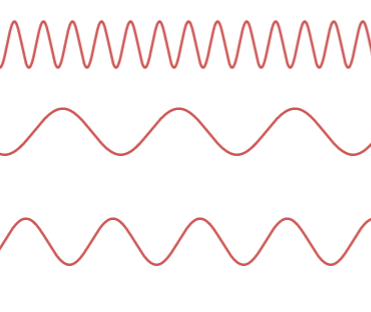
#> input picture Contours/`data/img2.png, 371 x 312 px, found by its file name
$ jupyter execute Q2.ipynb
#> lines starting #> are read from the running program, lines starting #| are printed output that depends on the picture; after the words box and inside, x2 and y2 are one past the last pixel; in counts of white or black regions, pixels touching at a corner belong together
References:

https://drive.google.com/file/d/1STKK4w3wAbHNCkI9idvV5KgFfV6mcH0u/view

https://drive.google.com/file/d/1TDY6d2VvJ2A44Rke35BR3Wh1kx1GbKVj/view

https://learnopencv.com/contour-detection-using-opencv-python-c/

Importing our required libraries

[cell 1]
import cv2
import numpy as np
import matplotlib.pyplot as plt

Reading our images and converting to grayscale

[cell 2]
path = 'C:\Danyal\Work\FAST\Semester 5\Digital Image Processing\i192014_DanyalFaheem_19_A3\`data\img2.png'
img = cv2.imread(path)
#> img is the input picture: shape (312, 371, 3); mean B, G, R 246.4, 246.6, 252.5

[cell 3]
#Reading our image
img = cv2.imread(path)
#Thresholding our image to get a binary image
gray =  cv2.cvtColor(img,cv2.COLOR_BGR2GRAY)
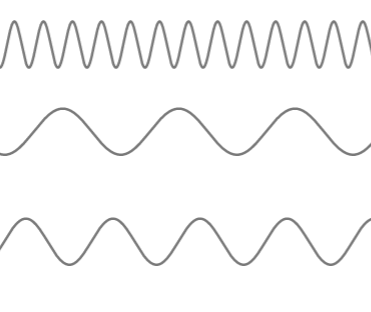
#> gray: shape (312, 371); min 121, max 255, mean 248.3
thresh, out = cv2.threshold(gray,150,255,cv2.THRESH_BINARY)
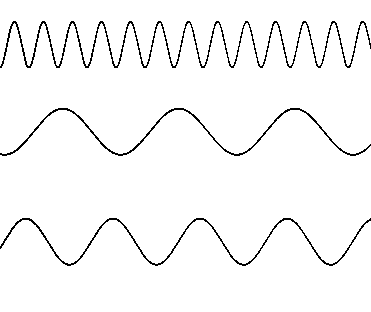
#> out: shape (312, 371); 96.7% white; black in thin lines or dots, all inside (x1, y1, x2, y2) = (0, 21, 371, 266)
#Finding the external contours in the image
contours, hierarchy = cv2.findContours(out,cv2.RETR_EXTERNAL,cv2.CHAIN_APPROX_SIMPLE)
#> contours = 4 contours; box (x1, y1, x2, y2) and area: (0, 110, 371, 264) 38673, (0, 23, 371, 154) 30672, (0, 220, 371, 312) 25326, (0, 0, 371, 66) 14553
#Finding the first bounding Rectangle of the contours to get aspect ratio
x,y,w,h = cv2.boundingRect(contours[0])
#> x = 0; y = 220; w = 371; h = 92
aspectRatio = w/h
#> aspectRatio = 4.03
x1 = y1 = w1 = h1 = 0
#Looping through contours to find the smallest aspect ratio bounding rectange
for i in range(len(contours)):
    x,y,w,h = cv2.boundingRect(contours[i])
    #Finding the object with the smallest aspect ratio, this would inherently mean the highest frequency as waves would be shorter
    if aspectRatio < w/h:
        aspectRatio = w/h
        x1,y1,w1,h1 = x,y,w,h
#> this loop made 4 passes
#> (y, h, aspectRatio, x1, y1, w1, h1) on pass 4: (0, 66, 5.62, 0, 0, 371, 66)
#> (y, h) on passes 1 to 3: (220, 92), (110, 154), (23, 131)
#> after the loop, aspectRatio = 5.62; h1 = 66; w1 = 371; x1 = 0; y1 = 0
#Drawing a rectangle on the highest frequency curve
cv2.rectangle(img,(x1,y1),(x1+w1,y1+h1),(0,255,0),2)
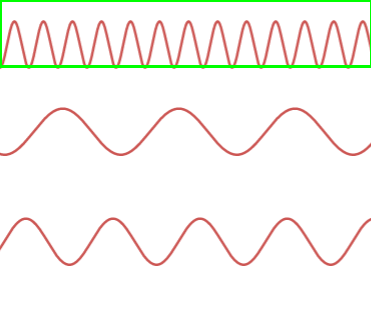
#> img: shape (312, 371, 3); 1.77% of pixels changed, all inside (x1, y1, x2, y2) = (0, 0, 371, 68)

#Displaying our image
plt.imshow(img)
plt.axis('off')

$ run again, with Contours/`data/img3.png copied over Contours/`data/img2.png
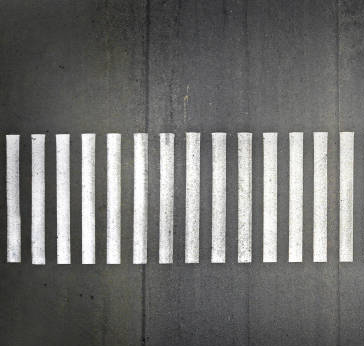
#> input picture Contours/`data/img3.png, 364 x 346 px, found by its file name
#> img is the input picture: shape (346, 364, 3); mean B, G, R 109.6, 111.4, 111.3
#> `thresh, out = cv2.threshold(gray,150,255,cv2.THRESH_BINARY)`:
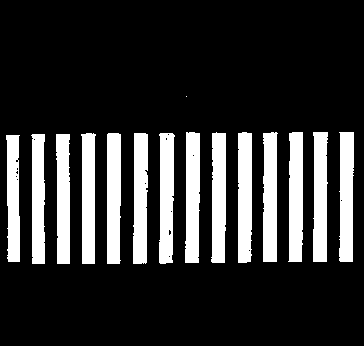
#> out: shape (346, 364); 19.2% white; 15 white regions (1 under 20 px)
#> contours = 15 contours, 1 with area under 20; largest, box (x1, y1, x2, y2) and area: (238, 132, 252, 263) 1649, (185, 132, 200, 263) 1642, (159, 133, 175, 264) 1638, (211, 132, 226, 263) 1636, (107, 133, 121, 264) 1634
#> `x,y,w,h = cv2.boundingRect(contours[0])`: x = 6; y = 135; w = 14; h = 127
#> `aspectRatio = w/h`: aspectRatio = 0.11
#> the loop `for i in range(len(contours)):` made 15 passes
#> (x, y, w, h, aspectRatio, x1, y1, w1) on passes 4, 15: (159, 133, 16, 131, 0.122, 159, 133, 16), (186, 96, 1, 1, 1, 186, 96, 1)
#> after the loop `for i in range(len(contours)):`: aspectRatio = 1; x1 = 186; y1 = 96
#> img: shape (346, 364, 3); 0.01% of pixels changed, all inside (x1, y1, x2, y2) = (185, 95, 189, 99)
